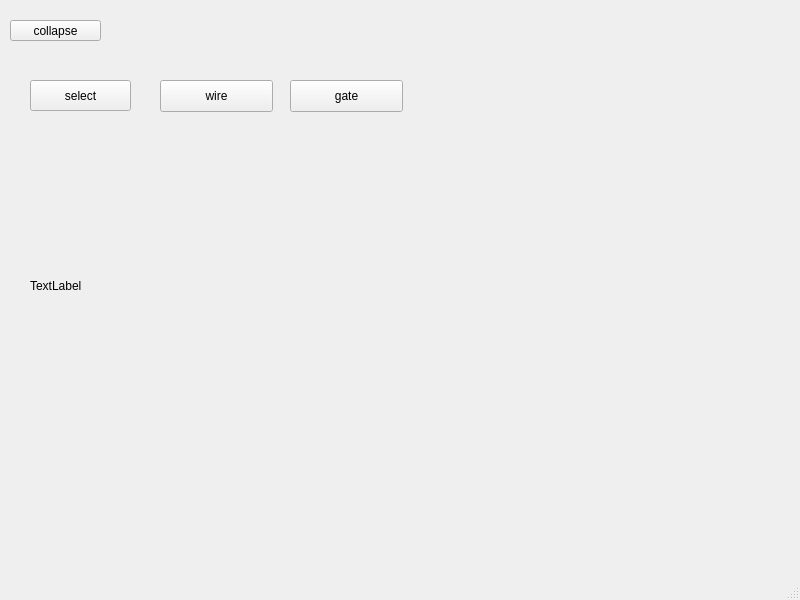
<?xml version="1.0" encoding="UTF-8"?>
<ui version="4.0">
 <class>MainWindow</class>
 <widget class="QMainWindow" name="MainWindow">
  <property name="geometry">
   <rect>
    <x>0</x>
    <y>0</y>
    <width>800</width>
    <height>600</height>
   </rect>
  </property>
  <property name="windowTitle">
   <string>MainWindow</string>
  </property>
  <widget class="QWidget" name="centralwidget">
   <widget class="QPushButton" name="collapseButton">
    <property name="geometry">
     <rect>
      <x>10</x>
      <y>20</y>
      <width>91</width>
      <height>21</height>
     </rect>
    </property>
    <property name="text">
     <string>collapse</string>
    </property>
   </widget>
   <widget class="QPushButton" name="gateButton">
    <property name="geometry">
     <rect>
      <x>290</x>
      <y>80</y>
      <width>113</width>
      <height>32</height>
     </rect>
    </property>
    <property name="text">
     <string>gate</string>
    </property>
   </widget>
   <widget class="QPushButton" name="selectButton">
    <property name="geometry">
     <rect>
      <x>30</x>
      <y>80</y>
      <width>101</width>
      <height>31</height>
     </rect>
    </property>
    <property name="text">
     <string>select</string>
    </property>
   </widget>
   <widget class="QPushButton" name="wireButton">
    <property name="geometry">
     <rect>
      <x>160</x>
      <y>80</y>
      <width>113</width>
      <height>32</height>
     </rect>
    </property>
    <property name="text">
     <string>wire</string>
    </property>
   </widget>
   <widget class="SandboxCanvas" name="testLabel">
    <property name="geometry">
     <rect>
      <x>30</x>
      <y>120</y>
      <width>591</width>
      <height>331</height>
     </rect>
    </property>
    <property name="text">
     <string>TextLabel</string>
    </property>
   </widget>
  </widget>
  <widget class="QMenuBar" name="menubar">
   <property name="geometry">
    <rect>
     <x>0</x>
     <y>0</y>
     <width>800</width>
     <height>22</height>
    </rect>
   </property>
  </widget>
  <widget class="QStatusBar" name="statusbar"/>
 </widget>
 <customwidgets>
  <customwidget>
   <class>SandboxCanvas</class>
   <extends>QLabel</extends>
   <header>sandboxcanvas.h</header>
  </customwidget>
 </customwidgets>
 <resources/>
 <connections/>
</ui>
